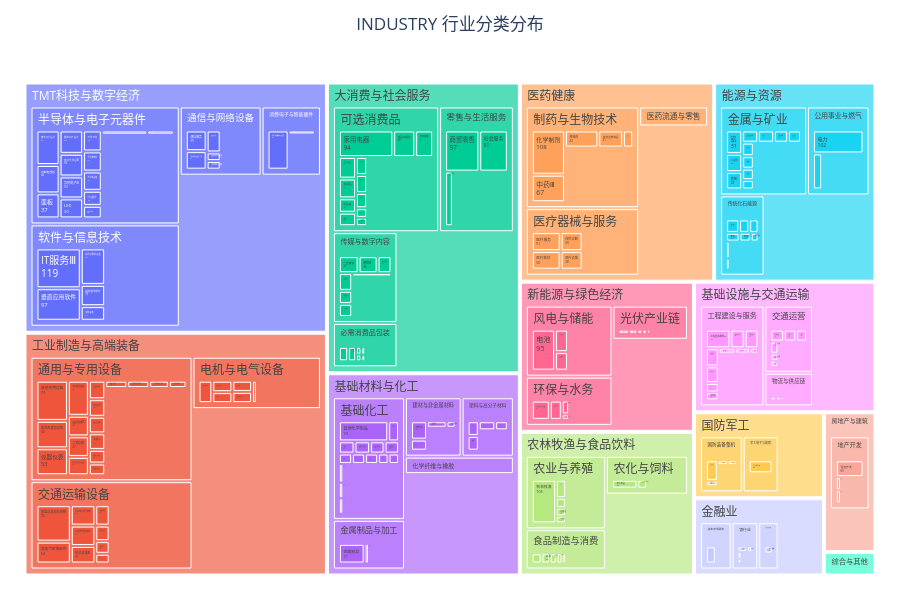

The code cell stored with this chart in its notebook:
### Code cell
plot_industry_hierarchy_with_stock_count(
    industry_dict=industry_hierarchy,
    stock_df=StockIC,
    chart_type='treemap',
    # width=1200,
    height=600,
    title="INDUSTRY 行业分类分布"
);

### Figure 1 — Plotly figure (JSON) as saved in the notebook; plotly's stock layout.template omitted (floating-point values rounded to 4 significant figures; data arrays with more than 128 entries replaced by an {"elided": "..."} marker saying what was removed)
{"data": [{"customdata": {"elided": "261x4 mixed values"}, "domain": {"x": [0, 1], "y": [0, 1]}, "hovertemplate": "<b>%{customdata[0]}</b><br>数量: %{customdata[1]}<br>本层占比: %{customdata[2]:.1%}<br>总占比: %{customdata[3]:.1%}<extra></extra>", "labels": {"elided": "261 str values"}, "name": "", "parents": {"elided": "261 str values"}, "textinfo": "label+value", "type": "treemap", "values": {"elided": "261 int values"}}], "layout": {"height": 600, "legend": {"tracegroupgap": 0}, "margin": {"b": 20, "l": 20, "r": 20, "t": 60}, "title": {"text": "INDUSTRY 行业分类分布", "x": 0.5}}}
